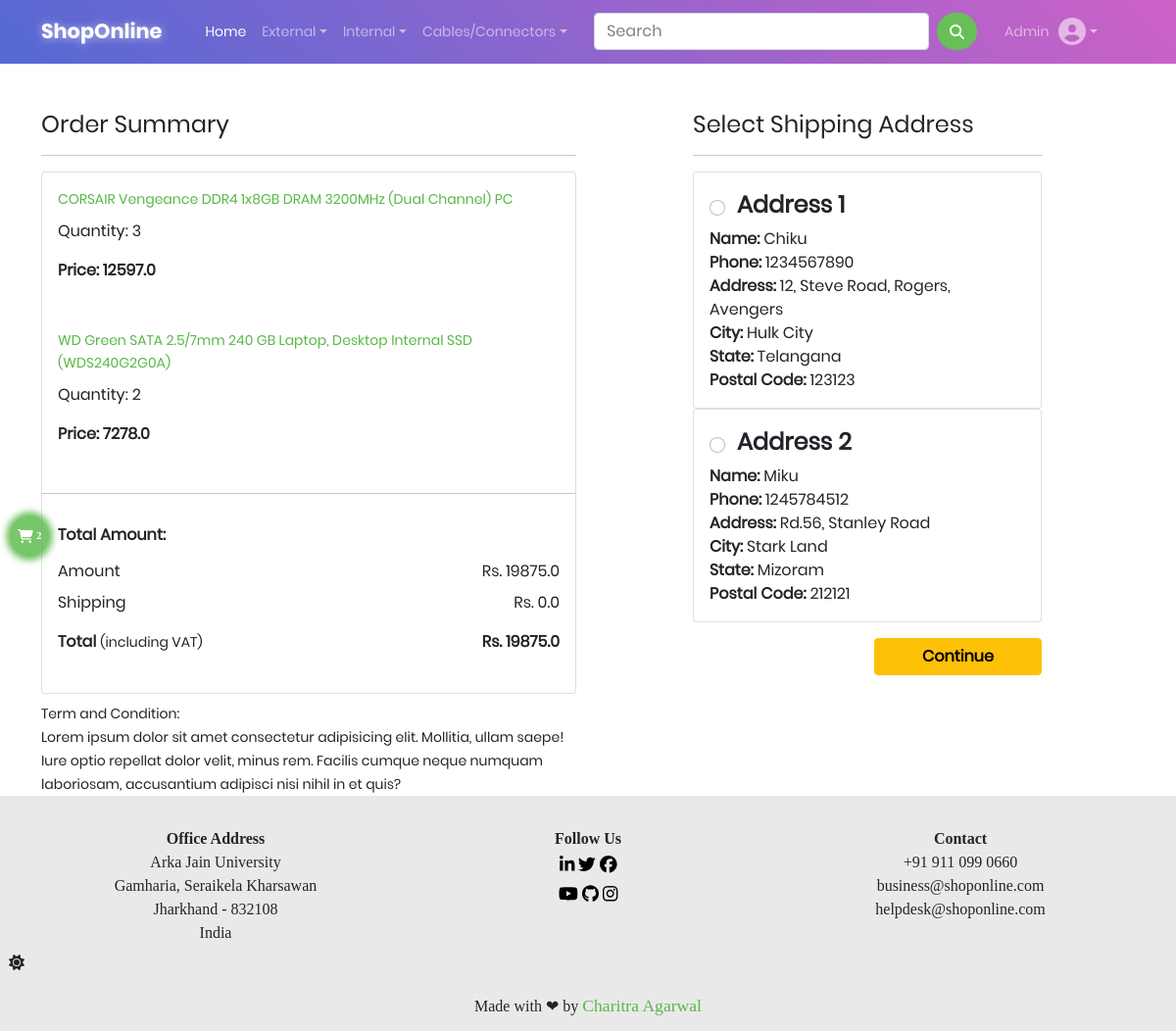
Before: /checkout/ (signed in) with the older database file.
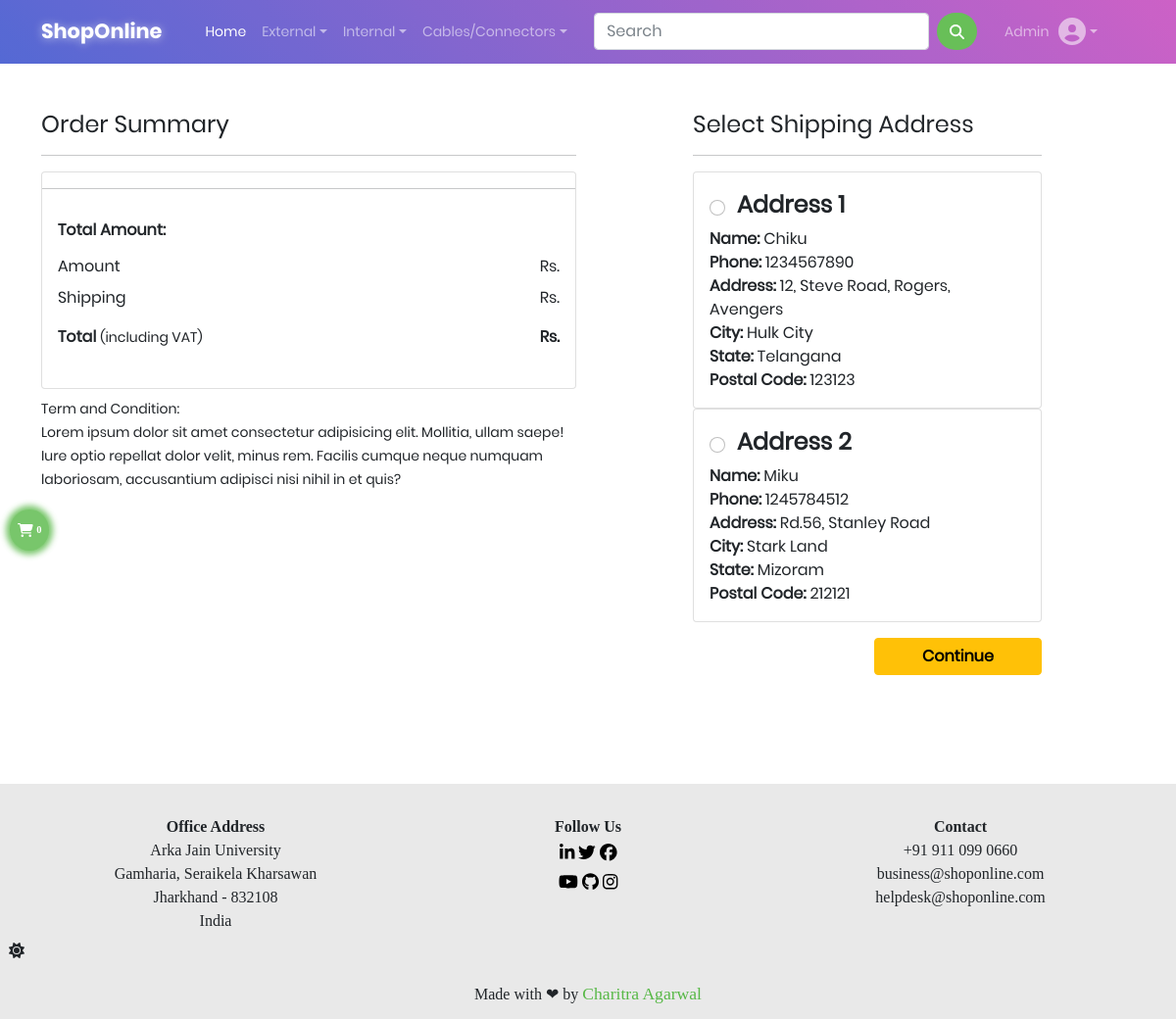
After: the same page with the newer database file.
### app/models.py (models this page shows, shortened)
class Cart(models.Model):
    user = models.ForeignKey(User, on_delete=models.CASCADE)
    product = models.ForeignKey(Product, on_delete=models.CASCADE)
    quantity = models.PositiveIntegerField(default=1)
    @property
    def total_price(self):
        return self.quantity * self.product.discounted_price

class Product(models.Model):
    title = models.CharField(max_length=100)
    selling_price = models.FloatField()
    discounted_price = models.FloatField()
    description = models.TextField()
    brand = models.CharField(max_length=100)
    category = models.CharField(choices=CATEGORY_CHOICES, max_length=3)
    product_image = models.ImageField(upload_to='productimg')

class Customer(models.Model):
    user = models.ForeignKey(User, on_delete=models.CASCADE)
    name = models.CharField(max_length=200)
    phone = models.IntegerField(validators=[validate_phone_length])
    locality_address = models.CharField(max_length=200)
    city = models.CharField(max_length=50)
    state = models.CharField(choices=STATE_CHOICES, max_length=50)
    zipcode = models.IntegerField(validators=[validate_zipcode_length])

### app/views.py (the view)
# urls.py: path('checkout/', views.checkout, name='checkout'),
@login_required(login_url='/accounts/login/')
def checkout(request):
    user = request.user
    addresses = Customer.objects.filter(user=user)
    carts = Cart.objects.filter(user=user)
    final_amounts = calculateAmounts(carts)
    return render(request, 'app/checkout.html', {'addresses': addresses, 'cartitems': carts, 'amounts': final_amounts})

### app/context_processors.py (called while the page is built)
def cart_count(request):
  counter = 0
  from app.models import Cart
  try:
    counter = Cart.objects.filter(user=request.user).count()
    print(counter)
  except:
    counter = 0
  return {'cart_counter': counter}

### app/views.py (called while the page is built)
def calculateAmounts(cart):
    if cart:
        amounts = []
        shipping = 50.0
        for i in cart:
            quantity = i.quantity
            price = i.product.discounted_price * quantity
            amounts.append(price)
        total_amt = sum(amounts)
        if total_amt >= 500:
            shipping = 0.0
        total_amt += shipping
        final_amounts = {
            'shippingamount': shipping,
            'finalamount': total_amt,
            'totalamount': sum(amounts),
        }
        return final_amounts
    else:
        return

### app/templates/app/checkout.html (shortened to what this page needs)
{% extends 'app/base.html' %}
{% load static %}
{% block custom_css %}
  <link rel="stylesheet" href="{% static 'app/css/cart.css' %}" />
{% endblock custom_css %}
{% block main-content %}
  <div class="container">
    <div class="row mt-5">
      <div class="col-sm-6">
        <h4>Order Summary</h4>
        <hr>
          <div class="card mb-2">
            {% for cartitem in cartitems %}
              <div class="card-body">
                <h6 class="fw-light">
                  <a href="{% url 'product-detail' cartitem.product.id %}">{{cartitem.product.title}}</a>
                </h6>
                <p>Quantity: {{cartitem.quantity}}</p>
                <p class="fw-bold">Price: {{cartitem.total_price}}</p>
              </div>
            {% endfor %}
            <hr>
            <div class="card-body">
              <h6 class="fw-bold">Total Amount: </h6>
              <ul class="list-group">
                <li class="list-group-item d-flex justify-content-between align-items-center border-0 px-0 pb-0">
                  Amount<span>Rs. <span id="total-amount">{{amounts.totalamount}}</span></span>
                </li>
                <li class="list-group-item d-flex justify-content-between align-items-center border-0 px-0">
                  Shipping<span>Rs. <span id="shipping-amount">{{amounts.shippingamount}}</span></span>
                </li>
                <li class="list-group-item d-flex justify-content-between align-items-center border-0 px-0 mb-3">
                  <div>
                    <strong>Total</strong> <small>(including VAT)</small>
                  </div>
                  <span><strong>Rs. <span id="final-amount">{{amounts.finalamount}}</span></strong>
                </li>
              </ul>
            </div>
          </div>
        <small>Term and Condition: <br> Lorem ipsum dolor sit amet consectetur adipisicing elit. Mollitia, ullam saepe! Iure optio repellat dolor velit, minus rem. Facilis cumque neque numquam laboriosam, accusantium adipisci nisi nihil in et quis?</small>
      </div>
      <div class="col-sm-4 offset-sm-1">
        <h4>Select Shipping Address</h4>
        <hr>
        <form action="/paymentdone">
          {% for address in addresses %}
            <div class="card">
              <div class="card-body">
                <div class="form-check mt-2 mb-2 d-inline-block">
                  <input name="custid" id="custaddress{{forloop.counter}}" class="form-check-input" type="radio" value="{{address.id}}">
                </div>
                <h4 class="fw-bold fs-10 d-inline-block mb-0">Address {{forloop.counter}}</h4>
                <span class="fs-13 d-block"><span class="fw-bold">Name:</span> {{address.name}}</span>
                <span class="fs-13 d-block"><span class="fw-bold">Phone:</span> {{address.phone}}</span>
                <span class="fs-13 d-block"><span class="fw-bold">Address:</span> {{address.locality_address}}</span>
                <span class="fs-13 d-block"><span class="fw-bold">City:</span> {{address.city}}</span>
                <span class="fs-13 d-block"><span class="fw-bold">State:</span> {{address.state}}</span>
                <span class="fs-13 d-block"><span class="fw-bold">Postal Code:</span> {{address.zipcode}}</span>
              </div>
            </div>
          {% empty %}
            <div>There are no Customer addresses added! Go to <strong>Profile</strong> and create a new address</div>
          {% endfor %}
            <div class="text-end">
              <button type="submit" class="btn btn-warning mt-3 px-5 fw-bold">Continue</button>
            </div>
          </form>
        </div>
    </div>
  </div>
{% endblock main-content %}

### app/templates/app/base.html (shortened to what the changed rows need)
<!DOCTYPE html>
{% load static %}
<html lang="en">
  <head>
    <link
      href="https://cdn.jsdelivr.net/npm/bootstrap@5.0.2/dist/css/bootstrap.min.css"
      rel="stylesheet"
    />
    <link rel="stylesheet" href="{% static 'app/css/all.min.css' %}" />
    <link rel="stylesheet" href="{% static 'app/css/base.css' %}" />
    {% block custom_css %}{% endblock custom_css %}
  </head>
  <body>
    <main>
      {% block main-content %}
      {% endblock main-content %}
    </main>
    {% if request.user.is_authenticated %}
      <div id="add-to-cart-btn">
        <a
        href="{% url 'add-to-cart' %}"
        class="nav-link text-white"
        ><i class="fa fa-shopping-cart"></i><span class="badge"><span id="cart_badge">{{cart_counter}}</span></span>
        </a>
      </div>
    {% endif %}
  </body>
</html>

Changed rows visible on the page:
removed Cart: product "CORSAIR Vengeance DDR4 1x8GB DRAM 3200MHz (Dual Channel) PC", quantity "3", total_price "12597.0"
removed Cart: product "WD Green SATA 2.5/7mm 240 GB Laptop, Desktop Internal SSD (WDS240G2G0A)", quantity "2", total_price "7278.0"
Other visible differences:
{{ cart_counter }}: "2" → "0"
{{ amounts.totalamount }}: "19875.0" → (not shown)
{{ amounts.shippingamount }}: "0.0" → (not shown)
{{ amounts.finalamount }}: "19875.0" → (not shown)
